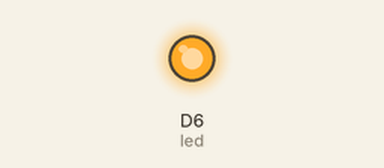
A sketch run on a simulated ESP8266 (NodeMCU). Shown: output pins drawn as LEDs (lit = HIGH).

Above: at 0.2 s.
At 15.2 s:
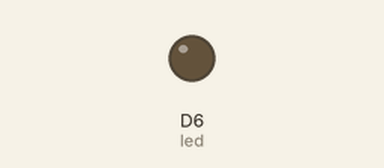
Timing chart, 0 to 16.9 s (numbered marks = the images above):
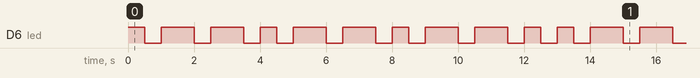

The sketch:

led.ino
```cpp
int led = D6;

void setup() {
  pinMode(led, OUTPUT);
}

void shortblink()
{
  digitalWrite(led, HIGH);
  delay(500);
  digitalWrite(led, LOW);
  delay(500);
}

void longblink()
{
  digitalWrite(led, HIGH);
  delay(1000);
  digitalWrite(led, LOW);
  delay(500);
}

void loop() {
  //Letter W
  shortblink();
  longblink();
  longblink();

  //Letter A
  shortblink();
  longblink();

  //Letter N
  longblink();
  shortblink();

  //Letter G
  longblink();
  longblink();
  shortblink();
}
```

Measured:
- by itself, D6 (led): repeats every 13.0 s: 2 × (LOW 0.50 s, HIGH 1.0 s), LOW 0.50 s, HIGH 0.50 s, 2 × (LOW 0.50 s, HIGH 1.0 s), LOW 0.50 s, HIGH 0.50 s, 2 × (LOW 0.50 s, HIGH 1.0 s), 2 × (LOW 0.50 s, HIGH 0.50 s)
- by itself, everything shown: repeats every 13.0 s, in 20 steps
